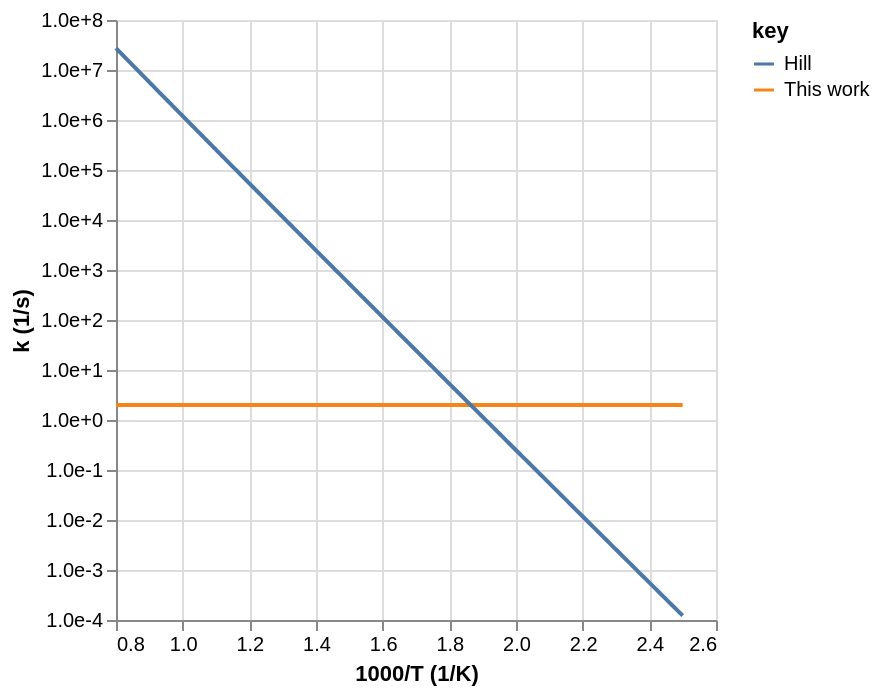
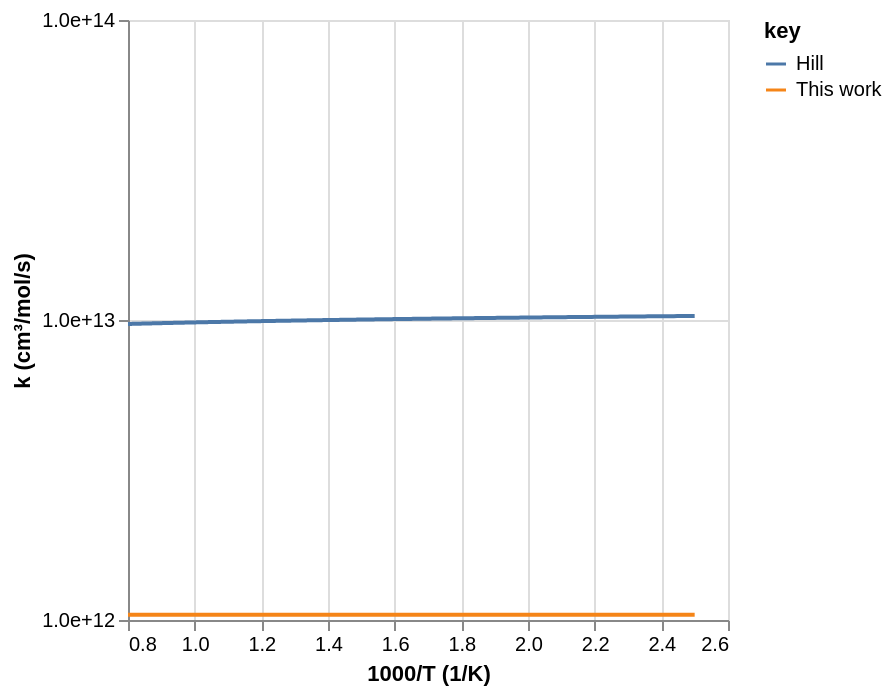
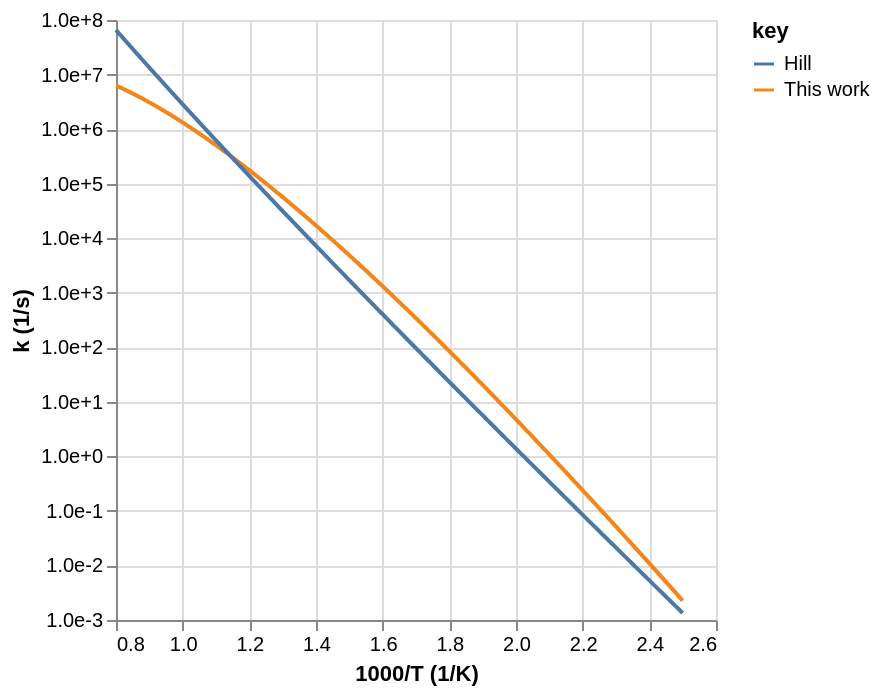
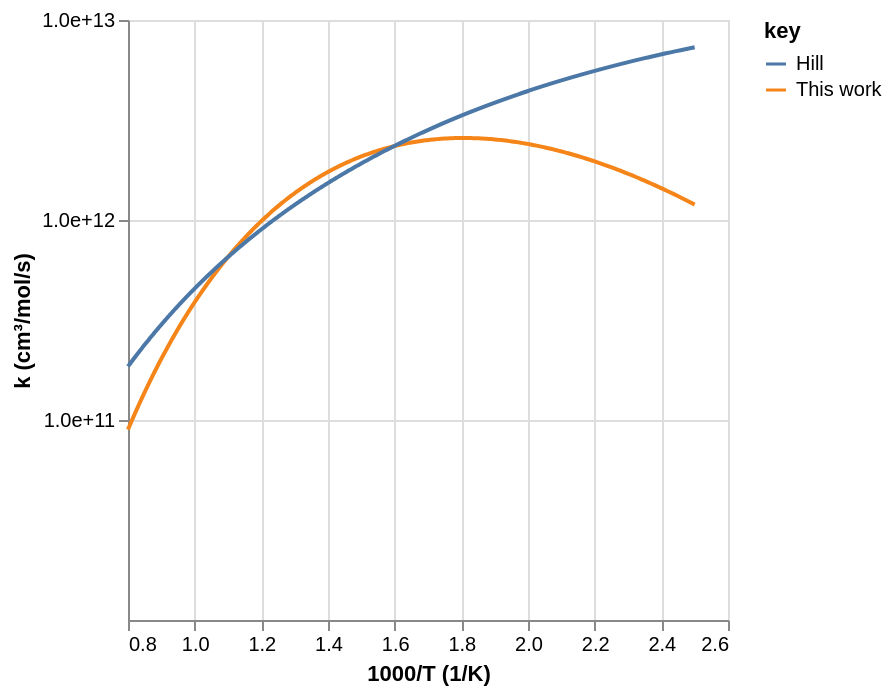

The cell these charts' notebook holds for them, in order:
### Code cell
# Read
workflow.prepare_simulation(tag=tag, root_path=root_path)

### Figure 1 — Vega-Lite specification as saved in the notebook (floating-point values rounded to 4 significant figures; data arrays with more than 128 entries replaced by an {"elided": "..."} marker saying what was removed)
{"config": {"view": {"continuousWidth": 300, "continuousHeight": 300}}, "data": {"name": "data-735b53b1879025c0dcbc5d0928bb6b64"}, "mark": {"type": "line"}, "encoding": {"color": {"field": "key", "type": "nominal"}, "x": {"field": "x", "title": "1000/T (1/K)", "type": "quantitative"}, "y": {"axis": {"format": ".1e", "values": [0.0001, 0.001, 0.01, 0.1, 1, 10, 100, 1000, 10000, 100000, 1000000, 10000000, 100000000]}, "field": "value", "scale": {"type": "log"}, "title": "k (1/s)", "type": "quantitative"}}, "transform": [{"fold": ["This work", "Hill"]}], "$schema": "https://vega.github.io/schema/vega-lite/v5.20.1.json", "datasets": {"data-735b53b1879025c0dcbc5d0928bb6b64": {"elided": "500 records"}}}

### Figure 2 — Vega-Lite specification as saved in the notebook (floating-point values rounded to 4 significant figures; data arrays with more than 128 entries replaced by an {"elided": "..."} marker saying what was removed)
{"config": {"view": {"continuousWidth": 300, "continuousHeight": 300}}, "data": {"name": "data-08814cf4a936cb8421aa808316798ecd"}, "mark": {"type": "line"}, "encoding": {"color": {"field": "key", "type": "nominal"}, "x": {"field": "x", "title": "1000/T (1/K)", "type": "quantitative"}, "y": {"axis": {"format": ".1e", "values": [1000000000000, 10000000000000, 100000000000000]}, "field": "value", "scale": {"type": "log"}, "title": "k (cm³/mol/s)", "type": "quantitative"}}, "transform": [{"fold": ["This work", "Hill"]}], "$schema": "https://vega.github.io/schema/vega-lite/v5.20.1.json", "datasets": {"data-08814cf4a936cb8421aa808316798ecd": {"elided": "500 records"}}}

### Figure 3 — Vega-Lite specification as saved in the notebook (floating-point values rounded to 4 significant figures; data arrays with more than 128 entries replaced by an {"elided": "..."} marker saying what was removed)
{"config": {"view": {"continuousWidth": 300, "continuousHeight": 300}}, "data": {"name": "data-b9d9ae14908e51f02d9701bf15918ffd"}, "mark": {"type": "line"}, "encoding": {"color": {"field": "key", "type": "nominal"}, "x": {"field": "x", "title": "1000/T (1/K)", "type": "quantitative"}, "y": {"axis": {"format": ".1e", "values": [0.001, 0.01, 0.1, 1, 10, 100, 1000, 10000, 100000, 1000000, 10000000, 100000000, 1000000000]}, "field": "value", "scale": {"type": "log"}, "title": "k (1/s)", "type": "quantitative"}}, "transform": [{"fold": ["This work", "Hill"]}], "$schema": "https://vega.github.io/schema/vega-lite/v5.20.1.json", "datasets": {"data-b9d9ae14908e51f02d9701bf15918ffd": {"elided": "500 records"}}}

### Figure 4 — Vega-Lite specification as saved in the notebook (floating-point values rounded to 4 significant figures; data arrays with more than 128 entries replaced by an {"elided": "..."} marker saying what was removed)
{"config": {"view": {"continuousWidth": 300, "continuousHeight": 300}}, "data": {"name": "data-db21a851803f23ca713954073d4ed4d0"}, "mark": {"type": "line"}, "encoding": {"color": {"field": "key", "type": "nominal"}, "x": {"field": "x", "title": "1000/T (1/K)", "type": "quantitative"}, "y": {"axis": {"format": ".1e", "values": [100000000000, 1000000000000, 10000000000000, 100000000000000]}, "field": "value", "scale": {"type": "log"}, "title": "k (cm³/mol/s)", "type": "quantitative"}}, "transform": [{"fold": ["This work", "Hill"]}], "$schema": "https://vega.github.io/schema/vega-lite/v5.20.1.json", "datasets": {"data-db21a851803f23ca713954073d4ed4d0": {"elided": "500 records"}}}
